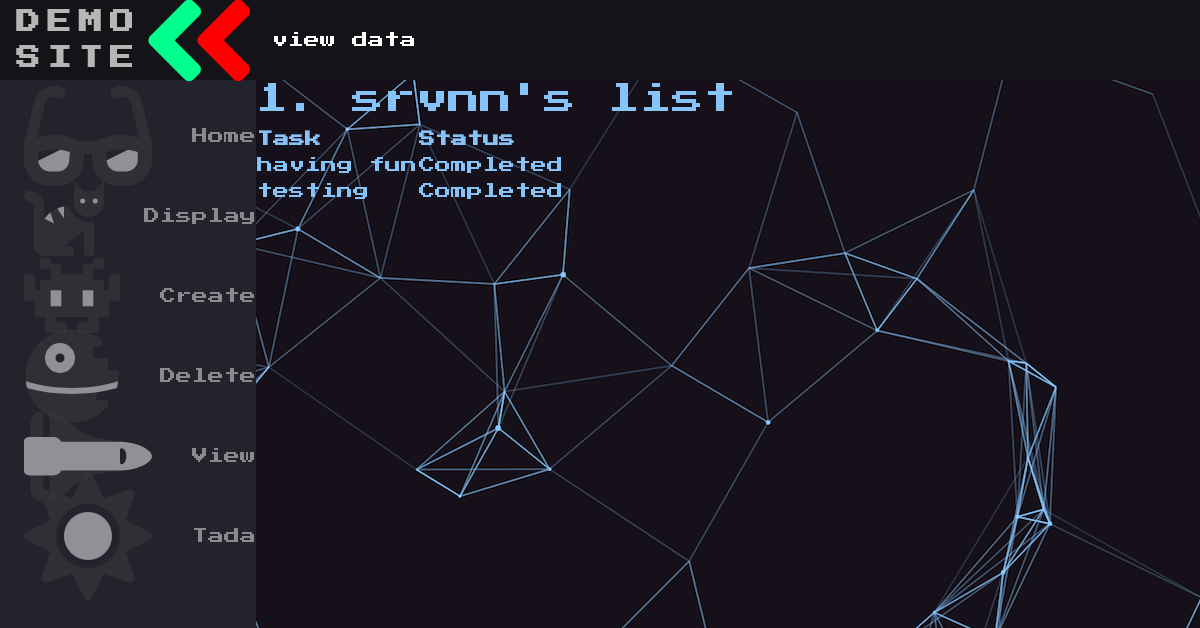
The app's page /id/1/completed, older data.
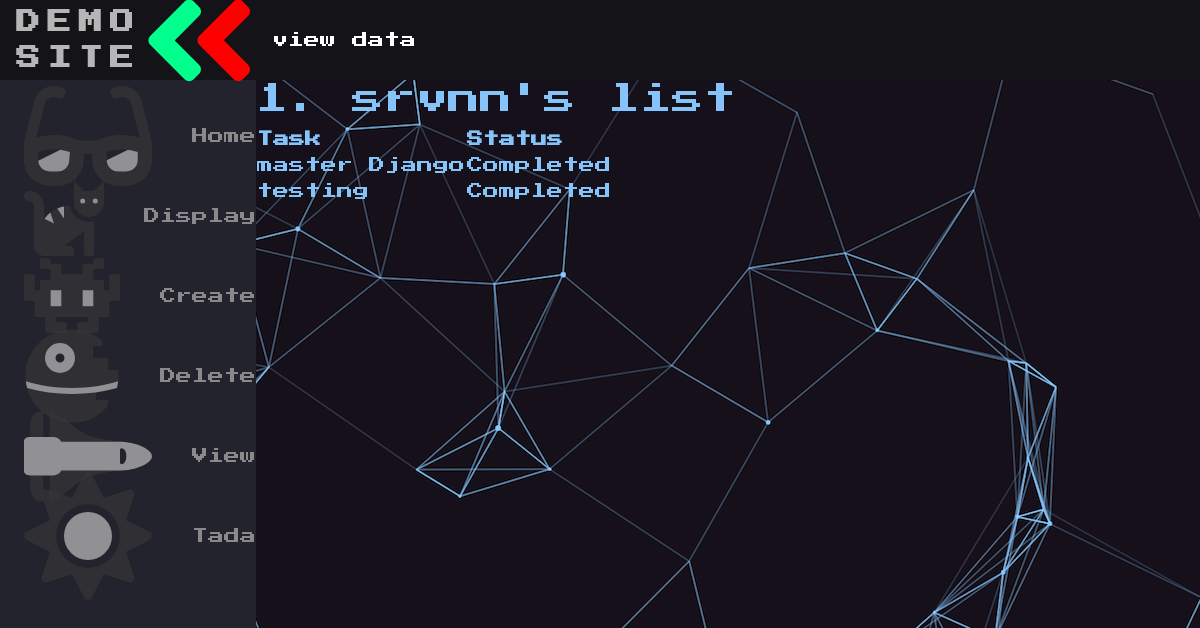
The same page, newer data.
### main/models.py (models this page shows, shortened)
class ToDoList(models.Model):
    name=models.CharField(max_length=200)

class Item(models.Model):
    todolist = models.ForeignKey(ToDoList,on_delete=models.CASCADE)
    text = models.CharField(max_length=300)
    complete = models.BooleanField()

### main/views.py (the view)
def completed(response,idValue:int):
    todolist = models.ToDoList.objects.filter(id=idValue)
    return render(response,"main/listCompleted.html",{"list":todolist,"id":idValue})

### main/templates/main/listCompleted.html (shortened to what this page needs)
{% extends 'main/lists.html' %}
{%block display%}
    {% if i.complete == True %}
    <tr>
        <td>{{i.text}}</td>
        <td>Completed</td>
    </tr>
    {%endif%}
{%endblock%}

### main/templates/main/lists.html (shortened to what this page needs)
{% extends 'main/base.html'%}
{%block mainHeading%}
view data
{%endblock%}
{%block content%}
    {%if list.exists %}
    {%for data in list%}
    <h2>
        {{data.id}}. {{data.name}}
    </h2>
    <table>
        <tr>
            <th>Task</th>
            <th>Status</th>
        </tr>
        {%if data.item_set.all.exists %}
            {%for i in data.item_set.all %}
                {%block display%}{%endblock%}
            {%endfor%}
        {% else %}
            <tr>
                <td>N/A</td>
                <td>N/A</td>
            </tr>
        {%endif%}
    </table>
    {%endfor%}
    {%else%}
        <h3>Sorry, no list is available with id={{id}}<h3>
    {%endif%}
{%endblock%}

Row changes from the older to the newer data that the page shows:
changed ToDoList "srvnn's list": loses Item (text "having fun"); gains Item (text "master Django")
